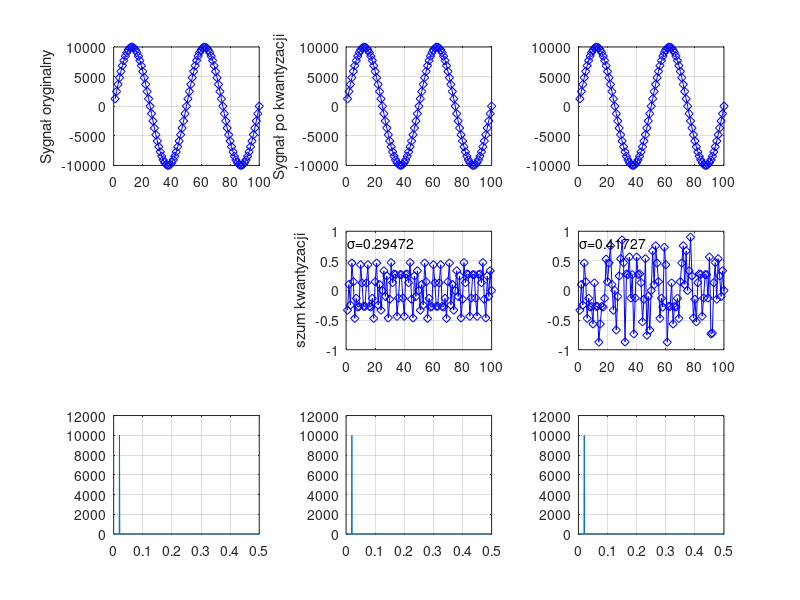
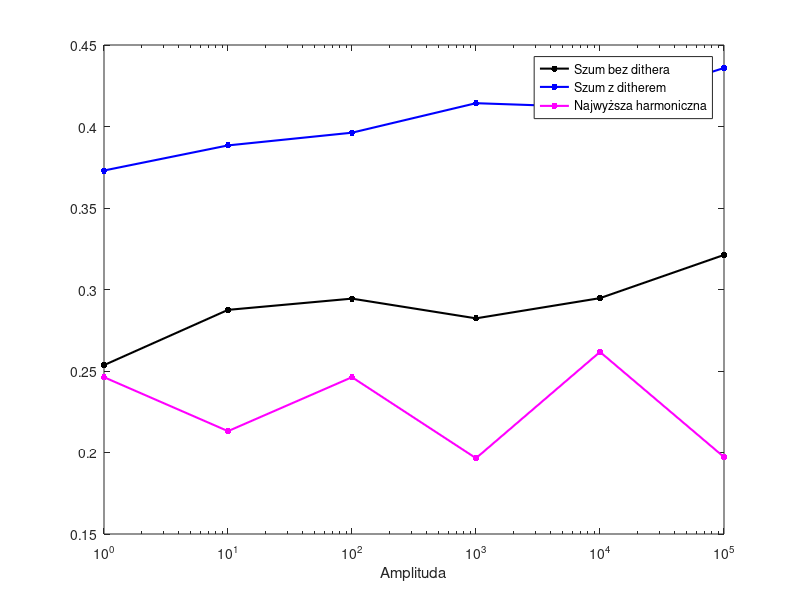

These figures' MATLAB source, in order:
% Skrypt prezentuje efekt szumu kwantyzacji z uwzlgednieniem efektu
% korelacji "szumu" z sygnalem. 

clear
% 1. Parametry próbkowania oryginalnego sygnału.
Fs=1;
NumberOfSamples=1000;
time_s=[1:NumberOfSamples]/Fs;

% 2. Generacja sygnału sinusoidalnego
F=0.02;
A=10000; %amplituda wyrazona jako wielokrotnosc LSB
s=A*sin(2*pi*F*time_s);
f=[0:NumberOfSamples-1]/NumberOfSamples*Fs;

% 4. Kwantyzacja
sq=round(s)+[rand(1,length(s))-0.5]*1e-15; % minimalny szum koniecznie trzeba dodac, jesli chcemy potem korzystac ze skali logarytmicznej przy rysowanie widma

% 5. Wykresy sygnałów przed i po kwantyzacji
figure(1); clf;
subplot(3,3,1); plot(time_s,s,'bd-'); grid on; axis([0 100 -A A]); ylabel('Sygnał oryginalny');% sygnał oryginalny
subplot(3,3,2); plot(time_s,sq,'bd-'); grid on; axis([0 100 -A A]); ylabel('Sygnał po kwantyzacji'); % sygnał po kwantyzacji
%%

% 6. Wykres szumu kwantyzacji
subplot(3,3,5); plot(time_s,sq-s,'bd-'); grid on; axis([0 100 -1 1]); text(1,0.8,['\sigma=' num2str(std(sq-s))]); ylabel('szum kwantyzacji');
%%

% 7. Dithering: szum kwantyzacji można uczynić mniej skorelowanym z
% sygnałem stosując technikę ditheringu. W tym celu do kolejnych próbek sygnału dodaje się
% *przed skwantowaniem* wartości pseudolosowe, wyznaczone z rozkładu
% jednorodnego (prostokątnego) z przedziału od -q/2 do +q/2 (q - krok
% kwantyzacji). 

dither=rand(1,length(s))-0.5; % generujemy sygnał pseudolosowy (dither)
sqd=round(s+dither); % kwantyzacja sygnału z dodanym ditherem
subplot(3,3,3); plot(time_s,sqd,'bd-'); grid on; axis([0 100 -A A]);
subplot(3,3,6); plot(time_s,sqd-s,'bd-'); grid on; axis([0 100 -1 1]); text(1,0.8,['\sigma=' num2str(std(sqd-s))]);
%%

% 8. Widma częstotliwościowe
%subplot(3,3,7); semilogy(f,abs(fft(s)*2/length(s))); grid on; axis([0 Fs/2 1e-6 A*2]);
subplot(3,3,7); plot(f,abs(fft(s)*2/length(s))); grid on; axis([0 Fs/2 0 A*1.2]);
subplot(3,3,8); plot(f,abs(fft(sq)*2/length(s))); grid on; axis([0 Fs/2 0 A*1.2]);
subplot(3,3,9); plot(f,abs(fft(sqd)*2/length(s))); grid on; axis([0 Fs/2 0 A*1.2]);
%subplot(3,3,9); semilogy(f,abs(fft(sqd)*2/length(s))); grid on; axis([0 Fs/2 1e-6 A*2]);

odp1=std(sq-s);
odp2=std(sqd-s);
odp3=abs(fft(sq)*2/length(s));
odp4=zeros(1,1000);
for i=1:500
    if odp3(i)<max(odp3)
    odp4(i)=odp3(i);
    end
end
odp5=max(odp4);

D=[1, 10, 100, 1000, 10000, 100000];
E=[0.2536, 0.2875 ,0.2944,0.2823,0.2947,0.3212];
F=[0.3730,0.3884  ,0.3962,0.4143,0.4117,0.4359];
G=[0.2462, 0.2131 ,0.2462, 0.1965, 0.2617,0.1972];
figure(2)
semilogx(D,E,'black.-', 'Markersize', 15, 'LineWidth',1.5);
hold on;
semilogx(D,F,'b.-', 'Markersize', 15, 'Linewidth', 1.5);
semilogx(D,G,'m.-', 'Markersize', 15, 'Linewidth', 1.5);
legend('Szum bez dithera', 'Szum z ditherem', 'Najwyższa harmoniczna');
xlabel('Amplituda');

%get(h(1))
%set(h(1), 'Markersize', 15)
% 9. Do zrobienia
% Ustawić czestotliwosć F=0.02. Dla różnych wartości amplitudy sygnału
% (kolejno A=1; 10; 100; 1000) odczytać następujące parametry sygnału:
% - wartość średniokwadratową szumu kwantyzacji bez dithera
% - wartość średniokwadratową szumu kwantyzacji z ditherem
% - amplitudę nawyższej harmonicznej dla sygnału bez dithera
% Zmierzone wartości tych parametrów narysować w funkcji amplitudy sygnału
% i skomentować. Czy wartości te zmieniają się monotonicznie z
% amplitudą sygnału? 